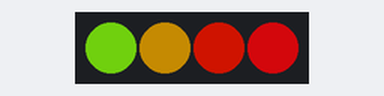
Bench run of a sketch on a simulated Arduino Uno, built with avr-gcc and run on an emulated ATmega328P. Parts: 4 RGB LEDs in strip order, left to right. Dim RGB values are drawn brighter than linear; random numbers use the default seed unless the sketch sets one.

Above: at 0.15 s.
At 4.96 s:
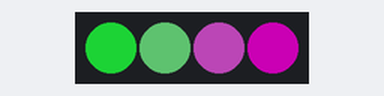
At 10.07 s:
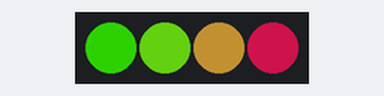
At 19.99 s:
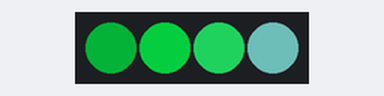
At 29.91 s:
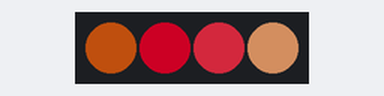
At 39.83 s:
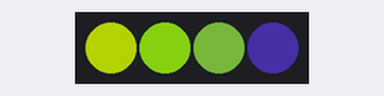
Timing chart, 0 to 40.0 s (numbered marks = the images above):
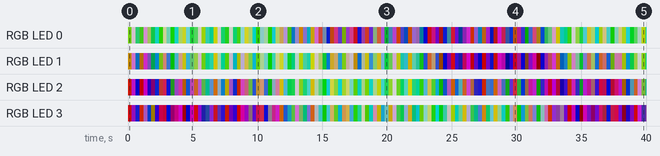

Measured:
- by itself, RGB LED 2: off → RGB(117, 11, 0) at 0.00 s, → RGB(89, 9, 93) 0.30 s later, → RGB(0, 2, 99) 0.30 s later, → RGB(93, 0, 0) 0.30 s later, … (134 changes in this stretch)
- by itself, RGB LED 1: off → RGB(94, 66, 1) at 0.00 s, → RGB(114, 62, 110) 0.30 s later, → RGB(3, 46, 79) 0.30 s later, → RGB(62, 37, 3) 0.30 s later, … (134 changes in this stretch)

The sketch:

Inventor_4XRGB_led_test_kode.ino
```cpp
#include <MeOrion.h>
#include <SoftwareSerial.h>
#include <Wire.h>

MeRGBLed led(PORT_3);

int ledCount=4;
float j,f,k;

void setup() {

led.setNumber(ledCount);

}

void loop() {

color_loop();

}

void color_loop(){

    for (uint8_t t=0; t<ledCount; t++)
    {
        uint8_t red=64*(1+sin(t/2.0+j/4.0));
        uint8_t green=64*(1+sin(t/1.0+j/9.0+2.1));
        uint8_t blue=64*(1+sin(t/3.0+j/14.0+4.2));
        led.setColorAt(t, red, green, blue);
    }
    led.show();
    j+=random(1,6)/6.0;
    f+=random(1,6)/6.0;
    k+=random(1,6)/6.0;
}
```
